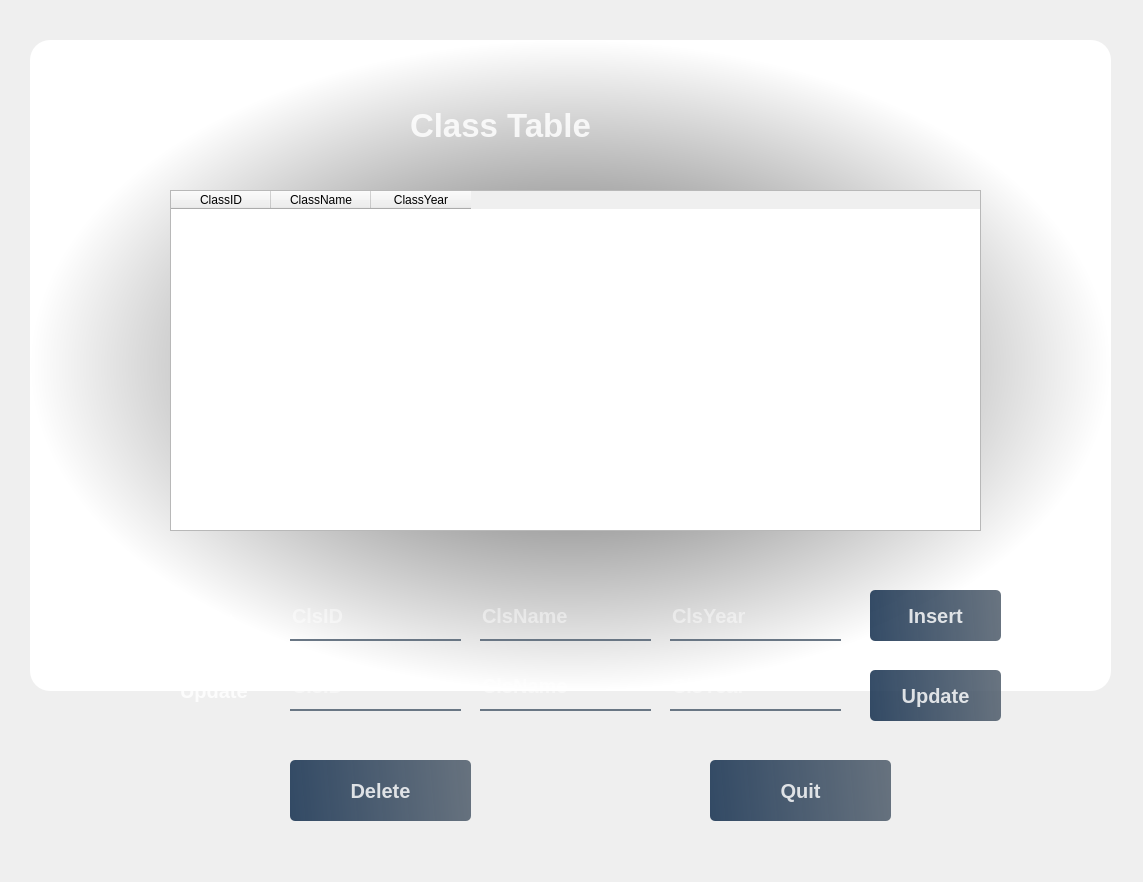
<?xml version="1.0" encoding="UTF-8"?>
<ui version="4.0">
 <class>Form</class>
 <widget class="QWidget" name="Form">
  <property name="geometry">
   <rect>
    <x>0</x>
    <y>0</y>
    <width>1143</width>
    <height>882</height>
   </rect>
  </property>
  <property name="windowTitle">
   <string>Form</string>
  </property>
  <widget class="QWidget" name="widget" native="true">
   <property name="geometry">
    <rect>
     <x>10</x>
     <y>20</y>
     <width>1121</width>
     <height>841</height>
    </rect>
   </property>
   <widget class="QLabel" name="TitleLabel">
    <property name="geometry">
     <rect>
      <x>400</x>
      <y>50</y>
      <width>321</width>
      <height>111</height>
     </rect>
    </property>
    <property name="font">
     <font>
      <pointsize>25</pointsize>
      <weight>75</weight>
      <bold>true</bold>
     </font>
    </property>
    <property name="styleSheet">
     <string notr="true">color: rgba(255,255,255,210);</string>
    </property>
    <property name="text">
     <string>Class Table</string>
    </property>
   </widget>
   <widget class="QLabel" name="bg">
    <property name="geometry">
     <rect>
      <x>20</x>
      <y>20</y>
      <width>1081</width>
      <height>811</height>
     </rect>
    </property>
    <property name="styleSheet">
     <string notr="true">
border-image: url(:/bg/bg.jpg);
border-radius: 20px;</string>
    </property>
    <property name="text">
     <string/>
    </property>
   </widget>
   <widget class="QLabel" name="bg_2">
    <property name="geometry">
     <rect>
      <x>20</x>
      <y>20</y>
      <width>1081</width>
      <height>651</height>
     </rect>
    </property>
    <property name="styleSheet">
     <string notr="true">background-color: qradialgradient(spread:pad, cx:0.5, cy:0.5, radius:0.5, fx:0.5, fy:0.5, stop:0 rgba(76, 76, 76, 255), stop:1 rgba(255, 255, 255, 255));
border-radius: 20px;</string>
    </property>
    <property name="text">
     <string/>
    </property>
   </widget>
   <widget class="QPushButton" name="QuitButton">
    <property name="geometry">
     <rect>
      <x>700</x>
      <y>740</y>
      <width>181</width>
      <height>61</height>
     </rect>
    </property>
    <property name="font">
     <font>
      <pointsize>15</pointsize>
      <weight>75</weight>
      <bold>true</bold>
     </font>
    </property>
    <property name="styleSheet">
     <string notr="true">QPushButton#QuitButton{
background-color: qlineargradient(spread:pad, x1:0, y1:0.505682, x2:1, y2:0.477, stop:0 rgba(20,47,78,219), stop:1 rgba(85,98,112,226));
color: rgba(255,255,255,210);
border-radius:5px;
}

QPushButton#QuitButton:hover{
background-color: qlineargradient(spread:pad, x1:0, y1:0.505682, x2:1, y2:0.477, stop:0 rgba(40,67,98,219), stop:1 rgba(105,118,132,226));
}

QPushButton#QuitButton:pressed{
padding-left:5px;
padding-top:5px;
background-color:rgba(105,118,132,200);
}</string>
    </property>
    <property name="text">
     <string>Quit</string>
    </property>
   </widget>
   <widget class="QTableWidget" name="TableData">
    <property name="geometry">
     <rect>
      <x>160</x>
      <y>170</y>
      <width>811</width>
      <height>341</height>
     </rect>
    </property>
    <column>
     <property name="text">
      <string>ClassID</string>
     </property>
    </column>
    <column>
     <property name="text">
      <string>ClassName</string>
     </property>
    </column>
    <column>
     <property name="text">
      <string>ClassYear</string>
     </property>
    </column>
   </widget>
   <widget class="QPushButton" name="DeleteButton">
    <property name="geometry">
     <rect>
      <x>280</x>
      <y>740</y>
      <width>181</width>
      <height>61</height>
     </rect>
    </property>
    <property name="font">
     <font>
      <pointsize>15</pointsize>
      <weight>75</weight>
      <bold>true</bold>
     </font>
    </property>
    <property name="styleSheet">
     <string notr="true">QPushButton#DeleteButton{
background-color: qlineargradient(spread:pad, x1:0, y1:0.505682, x2:1, y2:0.477, stop:0 rgba(20,47,78,219), stop:1 rgba(85,98,112,226));
color: rgba(255,255,255,210);
border-radius:5px;
}

QPushButton#DeleteButton:hover{
background-color: qlineargradient(spread:pad, x1:0, y1:0.505682, x2:1, y2:0.477, stop:0 rgba(40,67,98,219), stop:1 rgba(105,118,132,226));
}

QPushButton#DeleteButton:pressed{
padding-left:5px;
padding-top:5px;
background-color:rgba(105,118,132,200);
}</string>
    </property>
    <property name="text">
     <string>Delete</string>
    </property>
   </widget>
   <widget class="QLabel" name="InsertLabel">
    <property name="geometry">
     <rect>
      <x>170</x>
      <y>580</y>
      <width>81</width>
      <height>41</height>
     </rect>
    </property>
    <property name="font">
     <font>
      <pointsize>15</pointsize>
      <weight>75</weight>
      <bold>true</bold>
      <underline>false</underline>
     </font>
    </property>
    <property name="styleSheet">
     <string notr="true">color: rgba(255,255,255,210);</string>
    </property>
    <property name="text">
     <string>Insert</string>
    </property>
   </widget>
   <widget class="QLabel" name="UpdateLabel">
    <property name="geometry">
     <rect>
      <x>170</x>
      <y>650</y>
      <width>101</width>
      <height>41</height>
     </rect>
    </property>
    <property name="font">
     <font>
      <pointsize>15</pointsize>
      <weight>75</weight>
      <bold>true</bold>
      <underline>false</underline>
      <strikeout>false</strikeout>
     </font>
    </property>
    <property name="styleSheet">
     <string notr="true">color: rgba(255,255,255,210);</string>
    </property>
    <property name="text">
     <string>Update</string>
    </property>
   </widget>
   <widget class="QLineEdit" name="TextClsID_Insert">
    <property name="geometry">
     <rect>
      <x>280</x>
      <y>580</y>
      <width>171</width>
      <height>41</height>
     </rect>
    </property>
    <property name="font">
     <font>
      <pointsize>15</pointsize>
      <weight>75</weight>
      <bold>true</bold>
     </font>
    </property>
    <property name="styleSheet">
     <string notr="true">background-color:rgba(0,0,0,0);
border:none;
border-bottom:2px solid rgba(105,118,132,255);
color:rgba(255,255,255,230);
padding-bottom:7px;</string>
    </property>
    <property name="placeholderText">
     <string>ClsID</string>
    </property>
   </widget>
   <widget class="QLineEdit" name="TextClsName_Insert">
    <property name="geometry">
     <rect>
      <x>470</x>
      <y>580</y>
      <width>171</width>
      <height>41</height>
     </rect>
    </property>
    <property name="font">
     <font>
      <pointsize>15</pointsize>
      <weight>75</weight>
      <bold>true</bold>
     </font>
    </property>
    <property name="styleSheet">
     <string notr="true">background-color:rgba(0,0,0,0);
border:none;
border-bottom:2px solid rgba(105,118,132,255);
color:rgba(255,255,255,230);
padding-bottom:7px;</string>
    </property>
    <property name="placeholderText">
     <string>ClsName</string>
    </property>
   </widget>
   <widget class="QLineEdit" name="TextClsYear_Insert">
    <property name="geometry">
     <rect>
      <x>660</x>
      <y>580</y>
      <width>171</width>
      <height>41</height>
     </rect>
    </property>
    <property name="font">
     <font>
      <pointsize>15</pointsize>
      <weight>75</weight>
      <bold>true</bold>
     </font>
    </property>
    <property name="styleSheet">
     <string notr="true">background-color:rgba(0,0,0,0);
border:none;
border-bottom:2px solid rgba(105,118,132,255);
color:rgba(255,255,255,230);
padding-bottom:7px;</string>
    </property>
    <property name="placeholderText">
     <string>ClsYear</string>
    </property>
   </widget>
   <widget class="QLineEdit" name="TextClsName_Update">
    <property name="geometry">
     <rect>
      <x>470</x>
      <y>650</y>
      <width>171</width>
      <height>41</height>
     </rect>
    </property>
    <property name="font">
     <font>
      <pointsize>15</pointsize>
      <weight>75</weight>
      <bold>true</bold>
     </font>
    </property>
    <property name="styleSheet">
     <string notr="true">background-color:rgba(0,0,0,0);
border:none;
border-bottom:2px solid rgba(105,118,132,255);
color:rgba(255,255,255,230);
padding-bottom:7px;</string>
    </property>
    <property name="placeholderText">
     <string>ClsName</string>
    </property>
   </widget>
   <widget class="QLineEdit" name="TextClsID_Update">
    <property name="geometry">
     <rect>
      <x>280</x>
      <y>650</y>
      <width>171</width>
      <height>41</height>
     </rect>
    </property>
    <property name="font">
     <font>
      <pointsize>15</pointsize>
      <weight>75</weight>
      <bold>true</bold>
     </font>
    </property>
    <property name="styleSheet">
     <string notr="true">background-color:rgba(0,0,0,0);
border:none;
border-bottom:2px solid rgba(105,118,132,255);
color:rgba(255,255,255,230);
padding-bottom:7px;</string>
    </property>
    <property name="placeholderText">
     <string>ClsID</string>
    </property>
   </widget>
   <widget class="QLineEdit" name="TextClsYear_Update">
    <property name="geometry">
     <rect>
      <x>660</x>
      <y>650</y>
      <width>171</width>
      <height>41</height>
     </rect>
    </property>
    <property name="font">
     <font>
      <pointsize>15</pointsize>
      <weight>75</weight>
      <bold>true</bold>
     </font>
    </property>
    <property name="styleSheet">
     <string notr="true">background-color:rgba(0,0,0,0);
border:none;
border-bottom:2px solid rgba(105,118,132,255);
color:rgba(255,255,255,230);
padding-bottom:7px;</string>
    </property>
    <property name="placeholderText">
     <string>ClsYear</string>
    </property>
   </widget>
   <widget class="QPushButton" name="InsertButton">
    <property name="geometry">
     <rect>
      <x>860</x>
      <y>570</y>
      <width>131</width>
      <height>51</height>
     </rect>
    </property>
    <property name="font">
     <font>
      <pointsize>15</pointsize>
      <weight>75</weight>
      <bold>true</bold>
     </font>
    </property>
    <property name="styleSheet">
     <string notr="true">QPushButton#InsertButton{
background-color: qlineargradient(spread:pad, x1:0, y1:0.505682, x2:1, y2:0.477, stop:0 rgba(20,47,78,219), stop:1 rgba(85,98,112,226));
color: rgba(255,255,255,210);
border-radius:5px;
}

QPushButton#InsertButton:hover{
background-color: qlineargradient(spread:pad, x1:0, y1:0.505682, x2:1, y2:0.477, stop:0 rgba(40,67,98,219), stop:1 rgba(105,118,132,226));
}

QPushButton#InsertButton:pressed{
padding-left:5px;
padding-top:5px;
background-color:rgba(105,118,132,200);
}</string>
    </property>
    <property name="text">
     <string>Insert</string>
    </property>
   </widget>
   <widget class="QPushButton" name="UpdateButton">
    <property name="geometry">
     <rect>
      <x>860</x>
      <y>650</y>
      <width>131</width>
      <height>51</height>
     </rect>
    </property>
    <property name="font">
     <font>
      <pointsize>15</pointsize>
      <weight>75</weight>
      <bold>true</bold>
     </font>
    </property>
    <property name="styleSheet">
     <string notr="true">QPushButton#UpdateButton{
background-color: qlineargradient(spread:pad, x1:0, y1:0.505682, x2:1, y2:0.477, stop:0 rgba(20,47,78,219), stop:1 rgba(85,98,112,226));
color: rgba(255,255,255,210);
border-radius:5px;
}

QPushButton#UpdateButton:hover{
background-color: qlineargradient(spread:pad, x1:0, y1:0.505682, x2:1, y2:0.477, stop:0 rgba(40,67,98,219), stop:1 rgba(105,118,132,226));
}

QPushButton#UpdateButton:pressed{
padding-left:5px;
padding-top:5px;
background-color:rgba(105,118,132,200);
}</string>
    </property>
    <property name="text">
     <string>Update</string>
    </property>
   </widget>
   <zorder>bg_2</zorder>
   <zorder>bg</zorder>
   <zorder>TitleLabel</zorder>
   <zorder>QuitButton</zorder>
   <zorder>TableData</zorder>
   <zorder>DeleteButton</zorder>
   <zorder>InsertLabel</zorder>
   <zorder>UpdateLabel</zorder>
   <zorder>TextClsID_Insert</zorder>
   <zorder>TextClsName_Insert</zorder>
   <zorder>TextClsYear_Insert</zorder>
   <zorder>TextClsName_Update</zorder>
   <zorder>TextClsID_Update</zorder>
   <zorder>TextClsYear_Update</zorder>
   <zorder>InsertButton</zorder>
   <zorder>UpdateButton</zorder>
  </widget>
 </widget>
 <resources>
  <include location="res.qrc"/>
 </resources>
 <connections/>
</ui>
